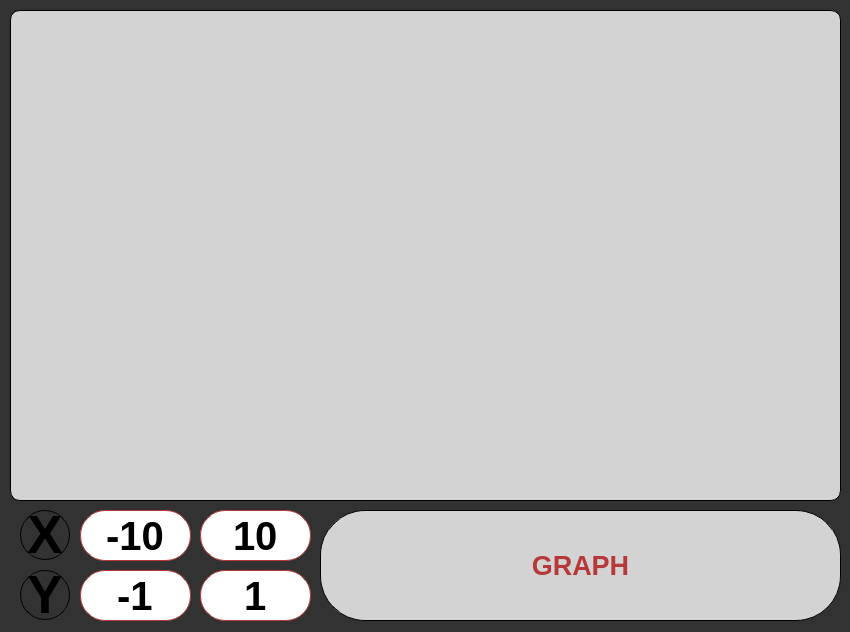
<?xml version="1.0" encoding="UTF-8"?>
<ui version="4.0">
 <class>graph</class>
 <widget class="QDialog" name="graph">
  <property name="geometry">
   <rect>
    <x>0</x>
    <y>0</y>
    <width>850</width>
    <height>632</height>
   </rect>
  </property>
  <property name="minimumSize">
   <size>
    <width>850</width>
    <height>632</height>
   </size>
  </property>
  <property name="maximumSize">
   <size>
    <width>850</width>
    <height>632</height>
   </size>
  </property>
  <property name="windowTitle">
   <string>Dialog</string>
  </property>
  <property name="styleSheet">
   <string notr="true">QDialog {
	background-color: rgb(50, 50, 50);
}</string>
  </property>
  <widget class="QCustomPlot" name="widget" native="true">
   <property name="geometry">
    <rect>
     <x>10</x>
     <y>10</y>
     <width>831</width>
     <height>491</height>
    </rect>
   </property>
   <property name="styleSheet">
    <string notr="true">border: 1px solid black;
border-radius: 10px;
background: rgb(211,211,211);</string>
   </property>
  </widget>
  <widget class="QPushButton" name="GraphBuilt">
   <property name="geometry">
    <rect>
     <x>320</x>
     <y>510</y>
     <width>521</width>
     <height>111</height>
    </rect>
   </property>
   <property name="font">
    <font>
     <pointsize>20</pointsize>
     <bold>true</bold>
    </font>
   </property>
   <property name="styleSheet">
    <string notr="true">QPushButton {
	background-color: rgb(211, 211, 211);
	color: rgb(182, 56, 56);
	border: 1px solid black;
	border-radius: 45px;
	border-style: outset;
}
QPushButton:pressed {
	background-color: rgb(182, 56, 56);
	color: rgb(211, 211, 211);
}</string>
   </property>
   <property name="text">
    <string>GRAPH</string>
   </property>
  </widget>
  <widget class="QLabel" name="label">
   <property name="geometry">
    <rect>
     <x>20</x>
     <y>510</y>
     <width>50</width>
     <height>50</height>
    </rect>
   </property>
   <property name="font">
    <font>
     <pointsize>40</pointsize>
     <bold>true</bold>
    </font>
   </property>
   <property name="styleSheet">
    <string notr="true">border: 1px solid black;
border-radius: 25px;</string>
   </property>
   <property name="text">
    <string>X</string>
   </property>
   <property name="alignment">
    <set>Qt::AlignCenter</set>
   </property>
  </widget>
  <widget class="QLabel" name="label_2">
   <property name="geometry">
    <rect>
     <x>20</x>
     <y>570</y>
     <width>50</width>
     <height>50</height>
    </rect>
   </property>
   <property name="font">
    <font>
     <pointsize>40</pointsize>
     <bold>true</bold>
    </font>
   </property>
   <property name="styleSheet">
    <string notr="true">border: 1px solid black;
border-radius: 25px;</string>
   </property>
   <property name="text">
    <string>Y</string>
   </property>
   <property name="alignment">
    <set>Qt::AlignCenter</set>
   </property>
  </widget>
  <widget class="QSpinBox" name="x_start">
   <property name="geometry">
    <rect>
     <x>80</x>
     <y>510</y>
     <width>111</width>
     <height>51</height>
    </rect>
   </property>
   <property name="font">
    <font>
     <pointsize>30</pointsize>
     <bold>true</bold>
    </font>
   </property>
   <property name="styleSheet">
    <string notr="true">border-radius: 25px;
border: 1px solid rgb(182, 56, 56);</string>
   </property>
   <property name="alignment">
    <set>Qt::AlignCenter</set>
   </property>
   <property name="buttonSymbols">
    <enum>QAbstractSpinBox::NoButtons</enum>
   </property>
   <property name="minimum">
    <number>-1000000</number>
   </property>
   <property name="maximum">
    <number>1000000</number>
   </property>
   <property name="value">
    <number>-10</number>
   </property>
  </widget>
  <widget class="QSpinBox" name="x_end">
   <property name="geometry">
    <rect>
     <x>200</x>
     <y>510</y>
     <width>111</width>
     <height>51</height>
    </rect>
   </property>
   <property name="font">
    <font>
     <pointsize>30</pointsize>
     <bold>true</bold>
    </font>
   </property>
   <property name="styleSheet">
    <string notr="true">border-radius: 25px;
border: 1px solid rgb(182, 56, 56);</string>
   </property>
   <property name="alignment">
    <set>Qt::AlignCenter</set>
   </property>
   <property name="buttonSymbols">
    <enum>QAbstractSpinBox::NoButtons</enum>
   </property>
   <property name="minimum">
    <number>-1000000</number>
   </property>
   <property name="maximum">
    <number>1000000</number>
   </property>
   <property name="value">
    <number>10</number>
   </property>
  </widget>
  <widget class="QSpinBox" name="y_start">
   <property name="geometry">
    <rect>
     <x>80</x>
     <y>570</y>
     <width>111</width>
     <height>51</height>
    </rect>
   </property>
   <property name="font">
    <font>
     <pointsize>30</pointsize>
     <bold>true</bold>
    </font>
   </property>
   <property name="styleSheet">
    <string notr="true">border-radius: 25px;
border: 1px solid rgb(182, 56, 56);</string>
   </property>
   <property name="alignment">
    <set>Qt::AlignCenter</set>
   </property>
   <property name="buttonSymbols">
    <enum>QAbstractSpinBox::NoButtons</enum>
   </property>
   <property name="minimum">
    <number>-1000000</number>
   </property>
   <property name="maximum">
    <number>1000000</number>
   </property>
   <property name="value">
    <number>-1</number>
   </property>
  </widget>
  <widget class="QSpinBox" name="y_end">
   <property name="geometry">
    <rect>
     <x>200</x>
     <y>570</y>
     <width>111</width>
     <height>51</height>
    </rect>
   </property>
   <property name="font">
    <font>
     <pointsize>30</pointsize>
     <bold>true</bold>
    </font>
   </property>
   <property name="styleSheet">
    <string notr="true">border-radius: 25px;
border: 1px solid rgb(182, 56, 56);</string>
   </property>
   <property name="alignment">
    <set>Qt::AlignCenter</set>
   </property>
   <property name="buttonSymbols">
    <enum>QAbstractSpinBox::NoButtons</enum>
   </property>
   <property name="minimum">
    <number>-1000000</number>
   </property>
   <property name="maximum">
    <number>1000000</number>
   </property>
   <property name="value">
    <number>1</number>
   </property>
  </widget>
 </widget>
 <customwidgets>
  <customwidget>
   <class>QCustomPlot</class>
   <extends>QWidget</extends>
   <header>qcustomplot.h</header>
   <container>1</container>
  </customwidget>
 </customwidgets>
 <resources/>
 <connections/>
</ui>
